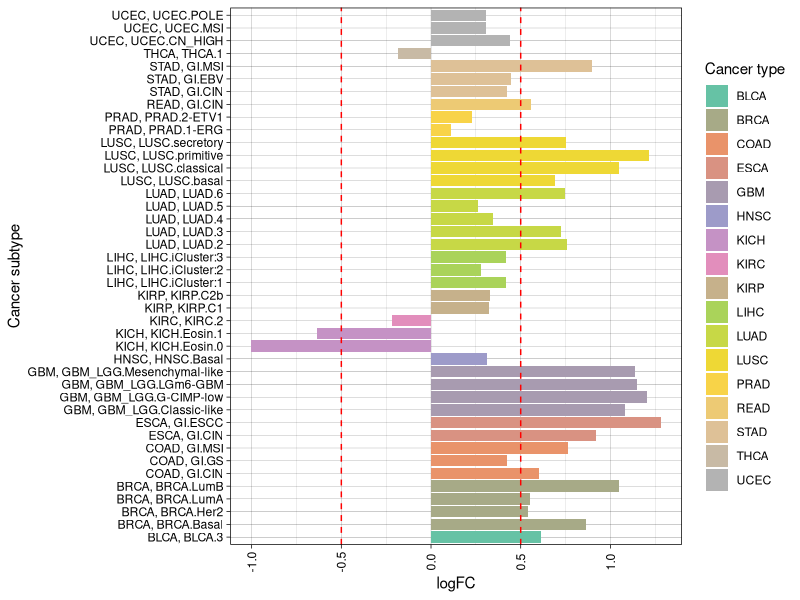
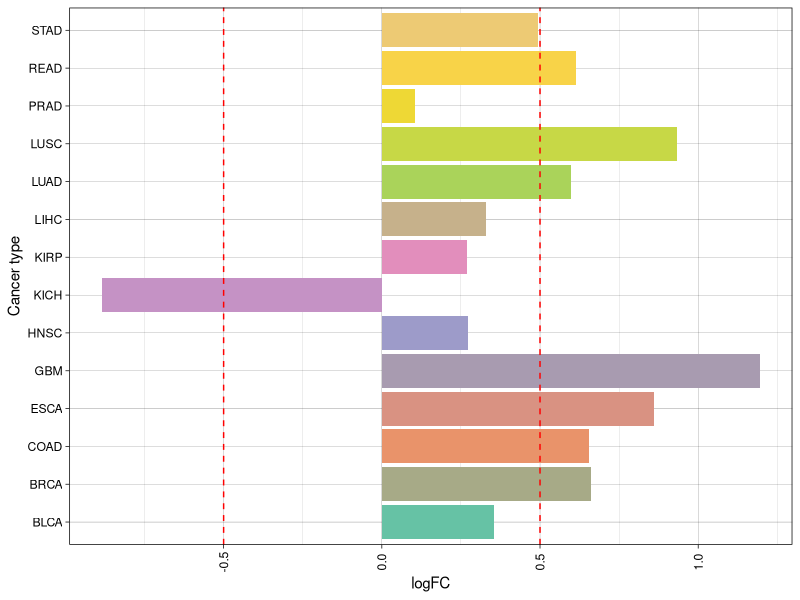

These figures' R source, in order:
# plot.R - plot differential expression analysis data
# Copyright (C) 2020 Matteo Tiberti, Elena Papaleo

# This program is free software: you can redistribute it and/or modify
# it under the terms of the GNU General Public License as published by
# the Free Software Foundation, either version 3 of the License, or
# (at your option) any later version.

# This program is distributed in the hope that it will be useful,
# but WITHOUT ANY WARRANTY; without even the implied warranty of
# MERCHANTABILITY or FITNESS FOR A PARTICULAR PURPOSE.  See the
# GNU General Public License for more details.

# You should have received a copy of the GNU General Public License
# along with this program.  If not, see <http://www.gnu.org/licenses/>.

library(ggplot2)
library(RColorBrewer)

# read subtype data
data = read.table("eIF4A3_DEA_per_subtype.tsv", sep='\t', header=TRUE, stringsAsFactors=FALSE)

# generate plot labels
data$labels = paste(data$cancer.type, data$cancer.subtype, sep=', ')

# prepare colors
n.types = length(unique(data$cancer.type))
getPalette = colorRampPalette(brewer.pal(8, "Set2"))
colors=getPalette(n.types)

# plot
png('deregulation_eIF4A3_per_subtype.png')
ggplot(data=data, aes(x=labels, y=logFC, fill=cancer.type)) +
geom_bar(stat="identity") +
geom_hline(yintercept=0.5, linetype="dashed", color = "red") +
geom_hline(yintercept=-0.5, linetype="dashed", color = "red") +
labs(y="logFC", x="Cancer subtype", fill="Cancer type") +
theme_linedraw() + 
theme(axis.text.x = element_text(angle = 90, vjust=0.5)) +
scale_fill_manual(values=colors) +
coord_flip()
dev.off()

# read type data
data.type = read.table("eIF4A3_DEA_per_type.tsv", sep='\t', header=TRUE, stringsAsFactors=FALSE)

# keep only types for which we have subtypes
data.type = data.type[ data.type$cancer.type %in% data$cancer.type, ]

# plot
png('deregulation_eIF4A3_per_type.png')
ggplot(data=data.type, aes(x=cancer.type, y=logFC, fill=cancer.type)) +
geom_bar(stat="identity", show.legend=FALSE) +
geom_hline(yintercept=0.5, linetype="dashed", color = "red") +
geom_hline(yintercept=-0.5, linetype="dashed", color = "red") +
labs(y="logFC", x="Cancer type") +
theme_linedraw() + 
theme(axis.text.x = element_text(angle = 90, vjust=0.5)) +
scale_fill_manual(values=colors) +
coord_flip()
dev.off()
